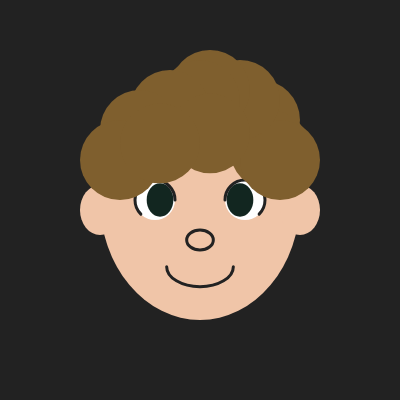
Frame 1 (no input)
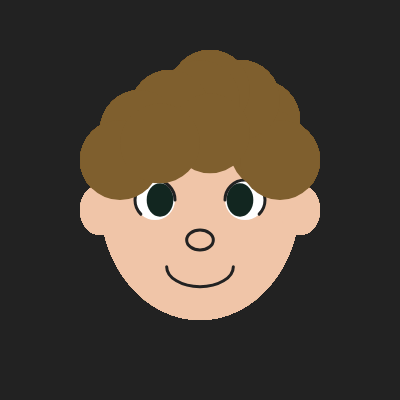
Frame 60 (no input)
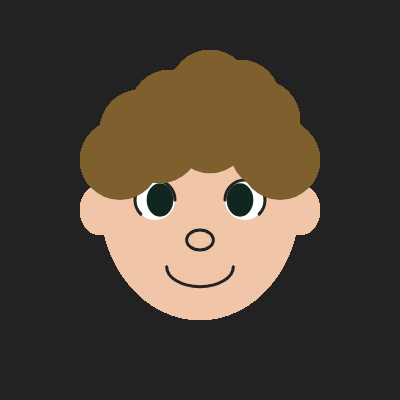
Frame 120 (the mouse pressed at the canvas centre since frame 60)

The p5.js sketch that drew these frames (run headless with seeded random() and noise() and a simulated clock; from frame 60 on, the mouse is pressed at the canvas centre):

// p5.js sketch
// ── sketch.js
function drawHairCircle(x, y) {
  circle(
    x, y,
    width / 5
  );
}

function setup() {
  createCanvas(400, 400);
  background("#222222");

  colorMode(HSL);
}

function draw() {
  // Skull
  noStroke();
  fill("#f0c5a8");
  ellipse(
    width / 2, height / 2,
    width / 2, 3 * width / 5
  );

  // Left Ear
  ellipse(
    width / 4, height / 2 + 10,
    width / 10, height / 8
  );

  // Right Ear
  ellipse(
    3 * width / 4, height / 2 + 10,
    width / 10, height / 8
  );

  fill("white");
  // Left eye white
  ellipse(
    2 * width / 5 - 5, height / 2,
    width / 10, height / 10
  );

  // Right eye white
  ellipse(
    3 * width / 5 + 5, height / 2,
    width / 10, height / 10
  );

  fill("#122620");
  // Left eye
  ellipse(
    2 * width / 5, height / 2,
    width / 15, height / 12
  );

  // Right eye
  ellipse(
    3 * width / 5, height / 2,
    width / 15, height / 12
  );

  noFill();
  stroke("#222222");
  strokeWeight(3);
  // Left eye lashes
  arc(
    2 * width / 5 - 5, height / 2,
    width / 10, height / 10,
    PI - QUARTER_PI, 0
  );

  // Right eye lashes
  arc(
    3 * width / 5 + 5, height / 2,
    width / 10, height / 10,
    PI, QUARTER_PI
  );

  // Mouth
  arc(
    width / 2, 2 * height / 3,
    width / 6, height / 10,
    0, PI
  )

  // Hair
  noStroke();
  fill("#7f5f2e");

  // Right Side
  drawHairCircle(3 * width / 5 + 20, height / 4 + 20);
  drawHairCircle(3 * width / 5 + 30, height / 4 + 50);
  drawHairCircle(3 * width / 5 + 40, height / 4 + 60);

  // Left Side
  drawHairCircle(3 * width / 5, height / 4);
  drawHairCircle(3 * width / 5 - 30, height / 4 - 10);
  drawHairCircle(3 * width / 5 - 40, height / 4);
  drawHairCircle(3 * width / 5 - 70, height / 4 + 10);
  drawHairCircle(3 * width / 5 - 100, height / 4 + 30);
  drawHairCircle(3 * width / 5 - 120, height / 4 + 60);
  drawHairCircle(2 * width / 5 + 50, height / 3);
  drawHairCircle(2 * width / 5, height / 3 + 10);

  // Nose
  noFill();
  stroke("#222222");
  ellipse (
    width / 2, 3 * height / 5,
    width / 15, height / 20
  )
}
